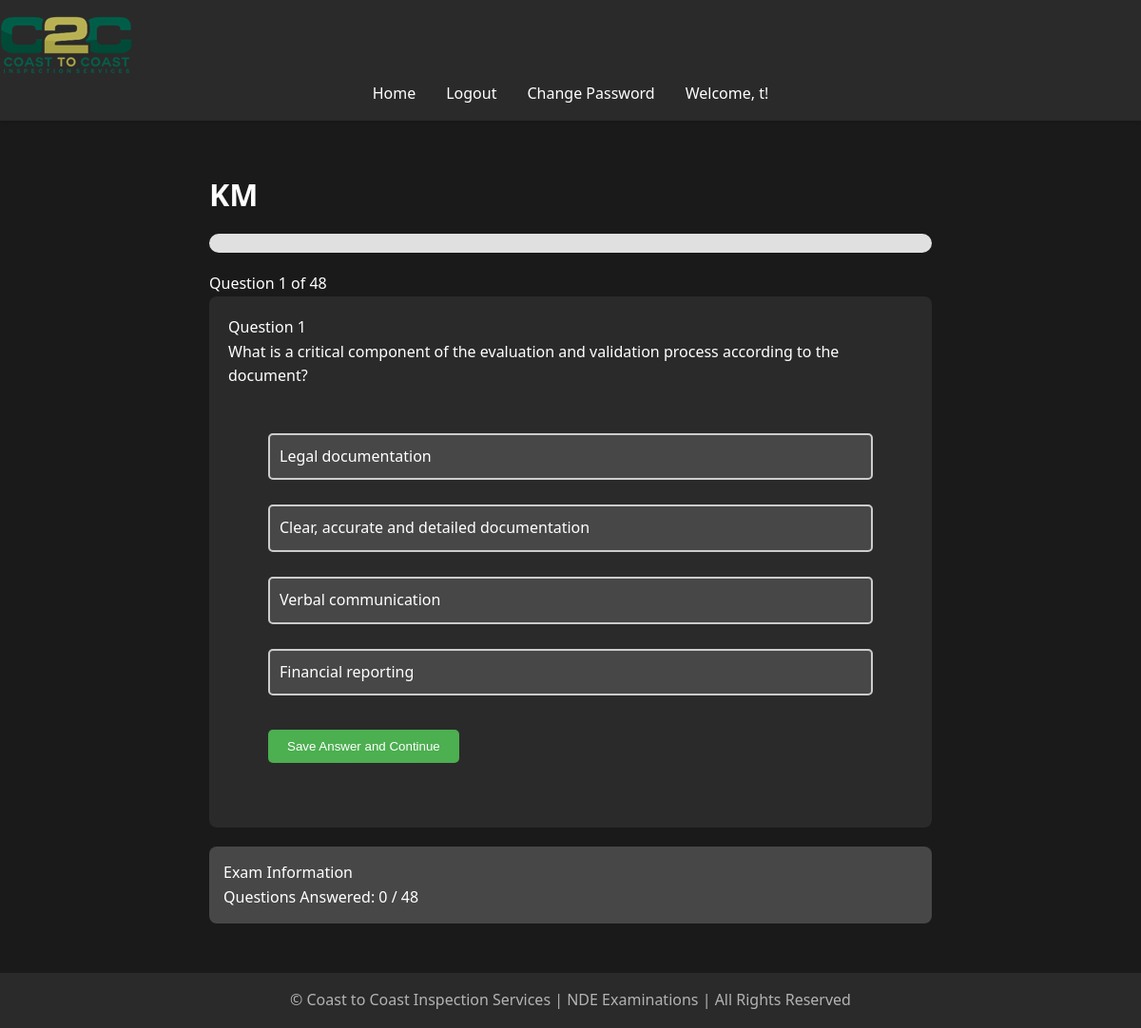
The app's page /take_exam/1 (signed in) with its own data.
### models.py (models this page shows, shortened)
class User(UserMixin, db.Model):
    id = db.Column(db.Integer, primary_key=True)
    username = db.Column(db.String(80), unique=True, nullable=False)
    password = db.Column(db.String(120), nullable=False)
    is_admin = db.Column(db.Boolean, default=False)
    exam_results = db.relationship('ExamResult', back_populates='user', lazy=True)
    accesses = db.relationship('ExamAccess', back_populates='user', lazy=True)
    access_requests = db.relationship('ExamAccessRequest', back_populates='user', lazy=True)

class Exam(db.Model):
    __tablename__ = 'exam'
    id = db.Column(db.Integer, primary_key=True)
    title = db.Column(db.String(100), nullable=False)
    question_count = db.Column(db.Integer, nullable=False, default=10)
    exam_results = relationship('ExamResult', back_populates='exam', cascade='all, delete-orphan')
    questions = relationship('Question', back_populates='exam', cascade='all, delete-orphan')
    accesses = db.relationship('ExamAccess', back_populates='exam', lazy=True, cascade="all, delete-orphan")
    access_requests = db.relationship('ExamAccessRequest', back_populates='exam', lazy=True, cascade="all, delete-orphan")

class Question(db.Model):
    __tablename__ = 'question'
    id = db.Column(db.Integer, primary_key=True)
    content = db.Column(db.String(500), nullable=False)
    option_a = db.Column(db.String(200), nullable=False)
    option_b = db.Column(db.String(200), nullable=False)
    option_c = db.Column(db.String(200), nullable=True)
    option_d = db.Column(db.String(200), nullable=True)
    correct_answer = db.Column(db.String(1), nullable=False)
    exam_id = db.Column(db.Integer, db.ForeignKey('exam.id'), nullable=False)
    exam = db.relationship('Exam', back_populates='questions')
    missed_questions = db.relationship('MissedQuestion', back_populates='question', lazy=True)

### app.py (the view, shortened to what this page needs)
@app.route('/take_exam/<int:exam_id>', methods=['GET', 'POST'])
@login_required
def take_exam(exam_id):
    exam_access = ExamAccess.query.filter_by(user_id=current_user.id, exam_id=exam_id).first()
    if not exam_access or not exam_access.is_accessible:
        flash('You do not have access to this exam.', 'error')
        return redirect(url_for('home'))
    exam = Exam.query.get_or_404(exam_id)
    total_questions = len(exam.questions)
    if 'answers' not in session:
        session['answers'] = {}
    if 'flagged' not in session:
        session['flagged'] = {str(q.id): False for q in exam.questions}
    if 'current_index' not in session:
        session['current_index'] = 0
    if 'start_time' not in session:
        session['start_time'] = datetime.utcnow().isoformat()
    current_index = session.get('current_index', 0)
    if current_index >= total_questions:
        current_index = total_questions - 1
    session['current_index'] = current_index
    current_question = exam.questions[session['current_index']]
    progress = sum(1 for answer in session['answers'].values() if answer)
    flagged_questions = [i for i, q in enumerate(exam.questions) if session['flagged'][str(q.id)]]
    time_elapsed = (datetime.utcnow() - datetime.fromisoformat(session['start_time'])).total_seconds() / 60
    all_questions_answered = progress == total_questions
    return render_template('take_exam.html',
                           exam=exam,
                           current_question=current_question,
                           current_index=session['current_index'],
                           progress=progress,
                           total_questions=total_questions,
                           flagged_questions=flagged_questions,
                           time_elapsed=time_elapsed,
                           answers=session['answers'],
                           flagged=session['flagged'],
                           all_questions_answered=all_questions_answered)

### app.py (called while the page is built)
@app.before_request
def reset_session_on_navigation():
    exam_endpoints = ['take_exam', 'submit_exam']
    current_endpoint = request.endpoint
    if current_endpoint is None:
        return

@app.context_processor
def utility_processor():
    def format_pacific_time(utc_dt):
        pacific_time = utc_to_pacific(utc_dt)
        return pacific_time.strftime('%Y-%m-%d %I:%M:%S %p %Z')
    return dict(format_pacific_time=format_pacific_time)

@login_manager.user_loader
def load_user(user_id):
    return User.query.get(int(user_id))

@app.before_request
def manage_exam_session():
    if 'start_new_exam' in request.args:
        session.pop('answers', None)
        session.pop('flagged', None)
        session.pop('current_index', None)
        session.pop('start_time', None)
    elif 'exam_submitted' in session and request.endpoint != 'exam_results':
        session.pop('answers', None)
        session.pop('flagged', None)
        session.pop('current_index', None)
        session.pop('start_time', None)
        session.pop('exam_submitted', None)

### templates/take_exam.html (shortened to what this page needs)
{% extends "base.html" %}
{% block content %}
<div class="exam-container">
    <h1 class="exam-title">{{ exam.title }}</h1>
    <div class="progress-container">
        <div class="progress-bar">
        </div>
        {% if not all_questions_answered %}
        <div class="progress-text">Question {{ current_index + 1 }} of {{ total_questions }}</div>
        {% endif %}
    </div>
    {% if not all_questions_answered %}
    <div class="question-card">
        <div class="question-number">Question {{ current_index + 1 }}</div>
        <div class="question-text">{{ current_question.content }}</div>
        <form method="POST" id="answerForm">
            <div class="options">
                {% for option in [('A', current_question.option_a), ('B', current_question.option_b),
                                  ('C', current_question.option_c), ('D', current_question.option_d)] %}
                    {% if option[1] %}
                        <div class="option {% if answers[current_question.id|string] == option[0] %}selected{% endif %}" data-value="{{ option[0] }}">
                            {{ option[1] }}
                        </div>
                    {% endif %}
                {% endfor %}
            </div>
            <div class="action-buttons">
                <button type="submit" class="btn btn-primary" id="saveAndContinue">Save Answer and Continue</button>
            </div>
        </form>
    </div>
    {% endif %}
    <div class="info-card">
        <div class="info-title">Exam Information</div>
        <div class="info-item">Questions Answered: {{ progress }} / {{ total_questions }}</div>
    </div>
</div>
{% endblock %}

### templates/base.html (shortened to what this page needs)
<!DOCTYPE html>
<html lang="en">
<head>
    <link rel="stylesheet" href="{{ url_for('static', filename='css/style.css') }}">
</head>
<body>
    <header>
        <nav class="navbar">
            <a class="navbar-brand" href="{{ url_for('home') }}">
                <img src="{{ url_for('static', filename='images/logo.png') }}" alt="Logo" class="logo">
            </a>
            <ul class="navbar-nav">
                <li><a href="{{ url_for('home') }}">Home</a></li>
                {% if current_user.is_authenticated %}
                    <li><a href="{{ url_for('logout') }}">Logout</a></li>
                    <li><a href="{{ url_for('change_password') }}">Change Password</a></li>
                    <li class="user-welcome">
                        <span>Welcome, {{ current_user.username }}!</span>
                    </li>
                {% else %}
                    <li><a href="{{ url_for('login') }}">Login</a></li>
                    <li><a href="{{ url_for('register') }}">Register</a></li>
                {% endif %}
            </ul>
        </nav>
    </header>
    <main>
        {% block content %}{% endblock %}
    </main>
    <footer>
        <p>&copy; Coast to Coast Inspection Services | NDE Examinations | All Rights Reserved</p>
    </footer>
</body>
</html>

### static/css/style.css (style rules this page uses)
:root { --bg-primary: #1a1a1a; --bg-secondary: #2a2a2a; --text-primary: #ffffff; --text-secondary: #b3b3b3; --accent-color: #87c787; --error-color: #cf6679; --success-color: #03dac6; }
* { box-sizing: border-box; margin: 0; padding: 0; }
body { font-family: 'Segoe UI', Tahoma, Geneva, Verdana, sans-serif; line-height: 1.6; color: var(--text-primary); background-color: var(--bg-primary); min-height: 100vh; display: flex; flex-direction: column; }
header { background-color: var(--bg-secondary); padding: 1rem 0; box-shadow: 0 2px 4px rgba(0,0,0,0.1); }
nav ul { display: flex; justify-content: center; align-items: center; height: 100%; list-style-type: none; margin: 0; padding: 0; }
nav ul li { margin: 0 1rem; }
nav ul li a { color: var(--text-primary); text-decoration: none; font-weight: 500; transition: color 0.3s ease; }
main { flex: 1; padding: 2rem; max-width: 1200px; margin: 0 auto; width: 100%; }
h1, h2, h3 { margin-bottom: 1rem; color: var(--text-primary); }
a { color: var(--accent-color); text-decoration: none; transition: color 0.3s ease; }
form { background-color: var(--bg-secondary); padding: 2rem; border-radius: 8px; max-width: 700px; margin: 0 auto; }
form div { margin-bottom: 1rem; }
button { background-color: rgb(59, 59, 59); color: var(--text-primary); padding: 0.5rem 1rem; border: none; border-radius: 4px; cursor: pointer; transition: background-color 0.3s ease; }
footer { text-align: center; padding: 1rem 0; background-color: var(--bg-secondary); color: var(--text-secondary); }

### templates/take_exam.html (style rules this page uses)
.exam-container { max-width: 800px; margin: 0 auto; padding: 20px; }
.progress-bar { background-color: #e0e0e0; height: 20px; border-radius: 10px; margin-bottom: 20px; }
.question-card { background-color: #2b2a2a; border-radius: 8px; padding: 20px; margin-bottom: 20px; }
.options { display: grid; gap: 10px; margin-top: 15px; }
.option { background-color: #474747; border: 2px solid #ccc; border-radius: 5px; padding: 10px; cursor: pointer; transition: all 0.3s ease; }
.action-buttons { margin-top: 20px; display: flex; justify-content: space-between; }
.btn { padding: 10px 20px; border: none; border-radius: 5px; cursor: pointer; }
.btn-primary { background-color: #4CAF50; color: white; }
.info-card { background-color: #474747; border-radius: 8px; padding: 15px; margin-top: 20px; }

### records on screen
User: username "t"
Exam: title "KM"
Question: content "What is a critical component of the evaluation and validation process according to the document?", option_a "Legal documentation", option_b "Clear, accurate and detailed documentation", option_c "Verbal communication", option_d "Financial reporting"

### other values on screen
{{ current_index + 1 }} "1"
{{ total_questions }} "48"
{{ progress }} "0"
